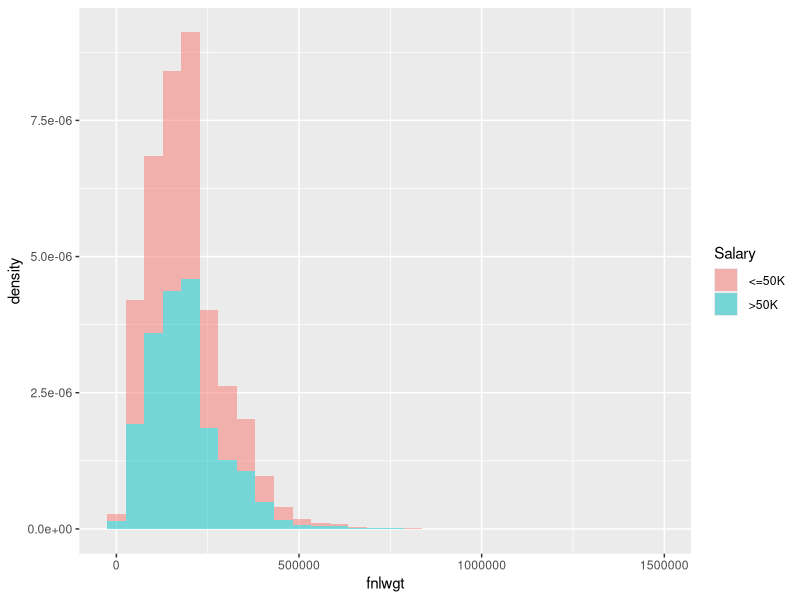

Write R code to recreate this figure.
library(dplyr)
library(data.table)
library(ggplot2)
df.adult = read.csv("adult.data")#, strip.white = TRUE)

df.adult = df.adult %>% mutate(across(where(is.factor), as.character))
View(df.adult)
sapply(df.adult, class)
sapply(df.adult[, sapply(df.adult, class) == "character"], table)

ggplot(df.adult, aes(x = fnlwgt, y = ..density.., group = Salary, fill = Salary)) + geom_histogram(alpha = 0.5)


df.adult.rv = df.adult
#df.adult.rv$Race = ifelse(df.adult$Race == "White", "White", "Non-white")
df.adult.rv$Country = ifelse(as.character(df.adult$Country) == "United-States", "US", "Non-US")
df.adult.rv$Relationship = ifelse(df.adult$Relationship %in% c("Husband", "Wife"), "Husband/Wife", "Non-Husband/Wife")
df.adult.rv$Occupation = df.adult$Occupation
df.adult.rv$Marital.Status = ifelse(df.adult$Marital.Status %in% c("Married-AF-spouse", "Married-civ-spouse", "Married-spouse-absent"),
                                    "Married", df.adult$Marital.Status)
df.adult.rv$Workclass = ifelse(df.adult$Workclass == "Private", "Private",
                               ifelse(df.adult$Workclass %in% c("Local-gov", "Federal-gov"), "Government",
                                      "Other"))
df.adult.rv$Education[df.adult.rv$Education %in%
                        c("10th", "11th", "12th", "1st-4th", "5th-6th", "7th-8th", "9th", "Preschool")] = "<=12th"

df.adult.rv = df.adult.rv[, ! colnames(df.adult.rv) %in% c("Relationship", "Capital.Loss")]
sapply(df.adult.rv[, sapply(df.adult.rv, class) == "character"], table)
View(df.adult.rv)

fwrite(df.adult.rv, "df_adult_edited.csv")